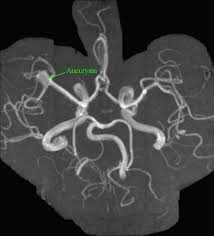
#> input picture images/brain_aneurysm.jpeg, 214 x 236 px
$ python scikit-image_denoise.py   (older library calls are emulated)
#> lines starting #> are read from the running program, lines starting #| are printed output that depends on the picture
import numpy as np
import matplotlib.pyplot as plt

from skimage.io import imread
from skimage.restoration import (denoise_tv_chambolle, denoise_bilateral,
                                 denoise_wavelet, estimate_sigma)


sigma = 0.155
original = imread('./images/brain_aneurysm.jpeg')
#> original is the input picture: shape (236, 214, 3); mean R, G, B 63.3, 63.5, 63.3

fig, ax = plt.subplots(nrows=2, ncols=2, figsize=(8, 5), sharex=True,
                       sharey=True, subplot_kw={'adjustable': 'box-forced'})

plt.gray()

sigma_est = estimate_sigma(original, multichannel=True, average_sigmas=True)
#> sigma_est = 0.494

ax[0, 0].imshow(original)
ax[0, 0].axis('off')
ax[0, 0].set_title('Original')

ax[0, 1].imshow(denoise_tv_chambolle(original, weight=0.08, multichannel=True))
ax[0, 1].axis('off')
ax[0, 1].set_title('Total Variation')

ax[1, 0].imshow(denoise_bilateral(original, sigma_color=0.05, sigma_spatial=15, multichannel=True))
ax[1, 0].axis('off')
ax[1, 0].set_title('Bilateral')

ax[1, 1].imshow(denoise_wavelet(original, multichannel=True))
ax[1, 1].axis('off')
ax[1, 1].set_title('Wavelet denoising')

fig.tight_layout()

plt.show()
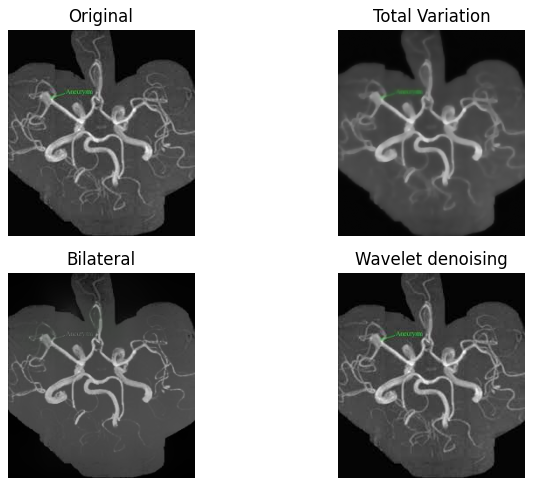
#> figure drawn by matplotlib, 4 panels
